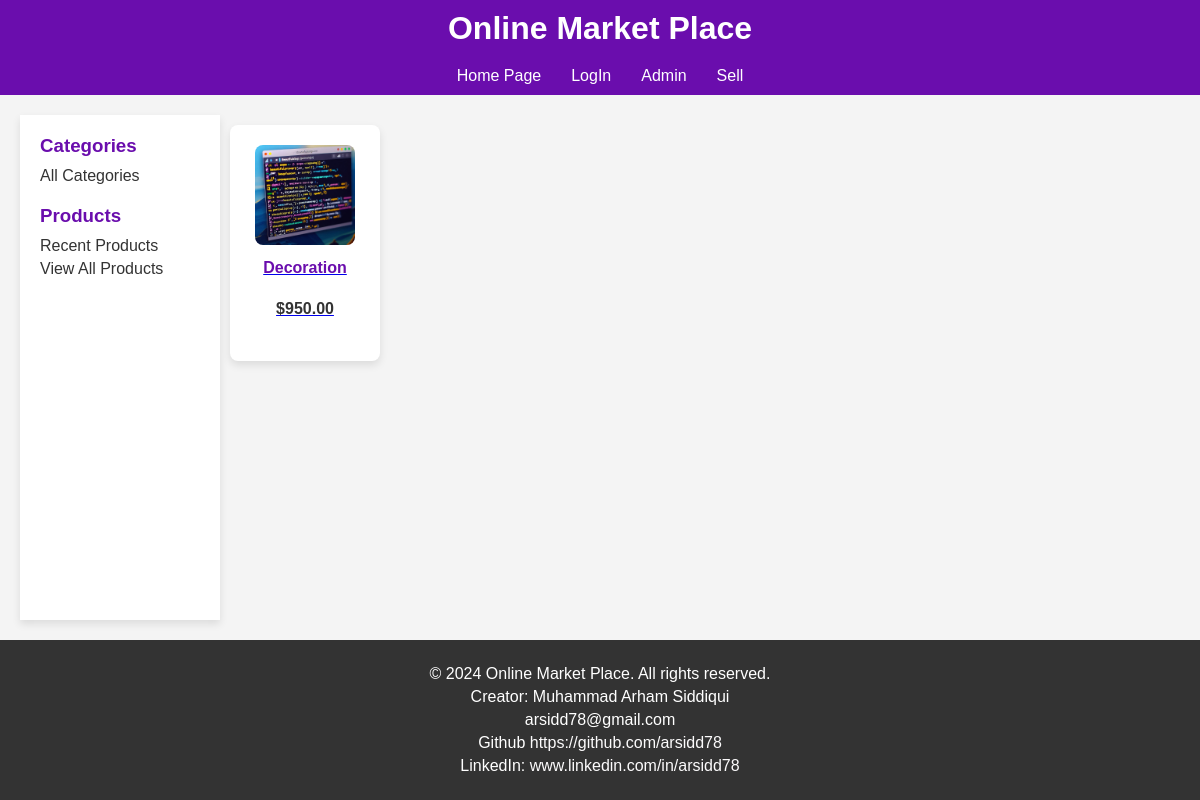
/prod_by_cat/AUTOMOTIVE/, run on the app's committed database.
### product/models.py (models this page shows, shortened)
class Products(models.Model):
    name = models.ForeignKey(User,on_delete=models.CASCADE)
    product_name = models.CharField(max_length=200)
    product_description = models.TextField(max_length=500)
    product_price = models.DecimalField('Price',max_digits=7,decimal_places=2)
    product_discounted_price = models.DecimalField('Discounted Price',max_digits=7,decimal_places=2,null=True,blank=True)
    product_delivery_charge = models.IntegerField(default=0)
    product_tax_rate = models.DecimalField(decimal_places=3,max_digits=5, null= True, blank= True)
    product_specification = models.TextField(null= True, blank= True)
    product_posted_date = models.DateField( auto_now_add=True)
    product_images = models.ImageField(upload_to='products/')
    product_images2 = models.ImageField(null=True,blank=True,upload_to='products/')
    product_images3 = models.ImageField(null=True,blank=True,upload_to='products/')
    product_images4 = models.ImageField(null=True,blank=True,upload_to='products/')
    product_images5 = models.ImageField(null=True,blank=True,upload_to='products/')
    categories_choices = product_categories = {
    "ELECTRONICS": "Electronics",
    "CLOTHING & ACCESSORIES": "Clothing & Accessories",
    "HOME & KITCHEN": "Home & Kitchen",
    "BEAUTY & PERSONAL CARE": "Beauty & Personal Care",
    "HEALTH & FITNESS": "Health & Fitness",
    "TOYS & GAMES": "Toys & Games",
    "BOOKS & MEDIA": "Books & Media",
    "AUTOMOTIVE": "Automotive",
    "SPORTS & OUTDOORS": "Sports & Outdoors",
    "PET SUPPLIES": "Pet Supplies",
    "HOME APPLIANCES": "Home Appliances",
    "OFFICE SUPPLIES": "Office Supplies",
    "FURNITURE & DECOR": "Furniture & Decor",
    "JEWELRY & WATCHES": "Jewelry & Watches",
    "BABY & TODDLER": "Baby & Toddler",
    "FOOD & GROCERIES": "Food & Groceries",
    "ARTS & CRAFTS": "Arts & Crafts",
    "MUSICAL INSTRUMENTS": "Musical Instruments",
    "GARDEN & OUTDOOR LIVING": "Garden & Outdoor Living",
    "TRAVEL & LUGGAGE": "Travel & Luggage",
    "SMARTPHONE": "Smartphone",
    "LAPTOP": "Laptop",
    "CAMERA": "Camera",
    "TV": "TV",
    "HEADPHONE": "Headphone",
    "GADGET": "Gadget",
    "APPAREL": "Apparel",
    "BAG": "Bag",
    "JEWELRY": "Jewelry",
    "SUNGLASSES": "Sunglasses",
    "WATCH": "Watch",
    "HOME IMPROVEMENT": "Home Improvement",
    "DECOR": "Decor",
    "KITCHEN APPLIANCES": "Kitchen Appliances",
    "COOKWARE": "Cookware",
    "FURNITURE": "Furniture",
    "SKINCARE": "Skincare",
    "MAKEUP": "Makeup",
    "HAIRCARE": "Haircare",
    "GROOMING": "Grooming",
    "FRAGRANCES": "Fragrances",
    "EXERCISE EQUIPMENT": "Exercise Equipment",
    "NUTRITIONAL SUPPLEMENTS": "Nutritional Supplements",
    "FITNESS TRACKERS": "Fitness Trackers",
    "YOGA MATS": "Yoga Mats",
    "TOYS": "Toys",
    "BOARD GAMES": "Board Games",
    "PUZZLES": "Puzzles",
    "EDUCATIONAL TOYS": "Educational Toys",
    "OUTDOOR PLAY EQUIPMENT": "Outdoor Play Equipment",
    "BOOKS": "Books",
    "E-BOOKS": "E-books",
    "AUDIOBOOKS": "Audiobooks",
    "DVDS": "DVDs",
    "CDS": "CDs",
    "DIGITAL MEDIA": "Digital Media",
    "CAR PARTS": "Car Parts",
    "ACCESSORIES": "Accessories",
    "TOOLS": "Tools",
    "MAINTENANCE SUPPLIES": "Maintenance Supplies",
    "ELECTRONICS": "Electronics",
    "SPORTING EQUIPMENT": "Sporting Equipment",
    "CAMPING GEAR": "Camping Gear",
    "HIKING GEAR": "Hiking Gear",
    "OUTDOOR CLOTHING": "Outdoor Clothing",
    "FOOD": "Food",
    "TOYS": "Toys",
    "GROOMING PRODUCTS": "Grooming Products",
    "BEDS": "Beds",
    "CARRIERS": "Carriers",
    "LARGE APPLIANCES": "Large Appliances",
    "SMALL APPLIANCES": "Small Appliances",
    "STATIONERY": "Stationery",
    "DESK ORGANIZERS": "Desk Organizers",
    "PRINTERS": "Printers",
    "OFFICE FURNITURE": "Office Furniture",
    "TECHNOLOGY ACCESSORIES": "Technology Accessories",
    "SOFAS": "Sofas",
    "CHAIRS": "Chairs",
    "TABLES": "Tables",
    "LIGHTING FIXTURES": "Lighting Fixtures",
    "RUGS": "Rugs",
    "RINGS": "Rings",
    "NECKLACES": "Necklaces",
    "BRACELETS": "Bracelets",
    "EARRINGS": "Earrings",
    "WATCHES": "Watches",
    "CLOTHING": "Clothing",
    "DIAPERS": "Diapers",
    "FEEDING SUPPLIES": "Feeding Supplies",
    "STROLLERS": "Strollers",
    "TOYS": "Toys",
    "NON-PERISHABLE FOOD": "Non-perishable Food",
    "SNACKS": "Snacks",
    "BEVERAGES": "Beverages",
    "GOURMET FOODS": "Gourmet Foods",
    "SPICES": "Spices",
    "ART SUPPLIES": "Art Supplies",
    "CRAFTING MATERIALS": "Crafting Materials",
    "DIY KITS": "DIY Kits",
    "SEWING SUPPLIES": "Sewing Supplies",
    "GUITARS": "Guitars",
    "KEYBOARDS": "Keyboards",
    "DRUMS": "Drums",
    "VIOLINS": "Violins",
    "WIND INSTRUMENTS": "Wind Instruments",
    "GARDENING TOOLS": "Gardening Tools",
    "PLANTS": "Plants",
    "OUTDOOR FURNITURE": "Outdoor Furniture",
    "BBQ GRILLS": "BBQ Grills",
    "LUGGAGE SETS": "Luggage Sets",
    "BACKPACKS": "Backpacks",
    "TRAVEL ACCESSORIES": "Travel Accessories",
    "TOILETRIES": "Toiletries",
    "OUTDOOR GEAR": "Outdoor Gear"
    }
    product_category = models.CharField('category',max_length=100,choices=categories_choices)
    product_quantity = models.IntegerField()
    sellor_name = models.CharField(max_length=100)
    company_name = models.CharField(null= True, blank= True, max_length=200)
    product_website = models.URLField(null= True,blank=True)

### product/views.py (the view)
# urls.py: path('prod_by_cat/<str:category>/',views.product_by_category,name='prod_cat'),
def product_by_category(request,category):
    products = Products.objects.filter(product_category=category)
    context = {'products':products}
    return render(request,'product/pbc.html',context)

### product/templates/product/pbc.html (shortened to what this page needs)
{% load static %}
<!DOCTYPE html>
<html lang="en">
<head>
    <link rel="stylesheet" href="{% static 'product/index_style.css' %}">
</head>
<body>
    <header>
        <h1>Online Market Place</h1>
    </header>
    <nav>
        <a href="{% url 'product:home' %}">Home Page</a>
        {% if request.user.is_authenticated %}
            <a href="{% url 'registration:signout' %}">LogOut</a>
        {% else %}
            <a href="{% url 'registration:login' %}">LogIn</a>
        {% endif %}
        <a href="/admin/">Admin</a>
        <a href="{% url 'member:add_product_page' %}">Sell</a>
    </nav>
    <div class="main-content">
        <aside class="aside_links">
            <section>
                <h3>Categories</h3>
                <a href="{% url 'product:categories_page' %}">All Categories</a>
            </section>
            <section>
                <h3>Products</h3>
                <a href="{% url 'product:recent_products' %}">Recent Products</a>
                <a href="{% url 'product:view_all' %}">View All Products</a>
            </section>
        </aside>
        <div class="article_product_list">
            {% for product in products %}
                <a href="{% url 'product:details' product.id %}" class="product_detailslink">
                    <article class="product_data">
                        <img src="{{ product.product_images.url }}" alt="{{ product.product_name }}" width="100" height="100" >
                        <br>
                        <label class="discounted_price">{{ product.product_name }}</label><br>
                        {% if product.product_discounted_price %}
                            <label>${{ product.product_price }} ${{ product.product_discounted_price }}</label><br>
                        {% else %}
                            <label class="price">${{ product.product_price }}</label><br>
                        {% endif %}
                    </article>
                </a>
            {% endfor %}
        </div>
    </div>
</body>
<footer class="footer">
    <p>&copy; 2024 Online Market Place. All rights reserved.</p>
    <p>Creator: Muhammad Arham Siddiqui</p>
    <p>arsidd78@gmail.com</p>
    <p>Github <a href="https://github.com/arsidd78">https://github.com/arsidd78</a></p>
    <p>LinkedIn: <a href="www.linkedin.com/in/arsidd78">www.linkedin.com/in/arsidd78</a> </p>
</footer>
</html>

### product/static/product/index_style.css (style rules this page uses)
* { margin: 0; padding: 0; box-sizing: border-box; font-family: Arial, sans-serif; }
html, body { height: 100%; background-color: #f4f4f4; color: #333; display: flex; flex-direction: column; }
header { background-color: #6a0dad; color: white; padding: 10px 0; text-align: center; }
nav { background-color: #6a0dad; display: flex; justify-content: center; align-items: center; padding: 10px 0; }
nav a { color: white; text-decoration: none; margin: 0 15px; transition: color 0.3s; }
.main-content { display: flex; flex-grow: 1; padding: 20px; }
.aside_links { background-color: white; padding: 20px; width: 200px; box-shadow: 0 4px 8px rgba(0, 0, 0, 0.1); }
.aside_links section { margin-bottom: 20px; }
.aside_links h3 { color: #6a0dad; margin-bottom: 10px; }
.aside_links a { color: #333; text-decoration: none; display: block; margin-bottom: 5px; transition: color 0.3s; }
.user_interest, .article_product_list { display: flex; flex-wrap: wrap; justify-content: space-around; }
.user_interest article, .article_product_list .product_data { background-color: white; border-radius: 8px; box-shadow: 0 4px 8px rgba(0, 0, 0, 0.1); margin: 10px; padding: 20px; text-align: center; width: 150px; transition: transform 0.3s, box-shadow 0.3s; }
.user_interest img, .article_product_list img { border-radius: 8px; margin-bottom: 10px; }
.user_interest label, .article_product_list label { display: block; margin-bottom: 5px; }
.discounted_price { color: #6a0dad; font-weight: bold; }
.price { color: #333; font-weight: bold; }
footer { background-color: #333; color: white; padding: 20px; text-align: center; margin-top: auto; }
footer p { margin: 5px 0; }
footer a { color: #fcfbfc; text-decoration: none; }

### data on the page
Products: product_images (picture), product_name "Decoration", product_price "950.00"
